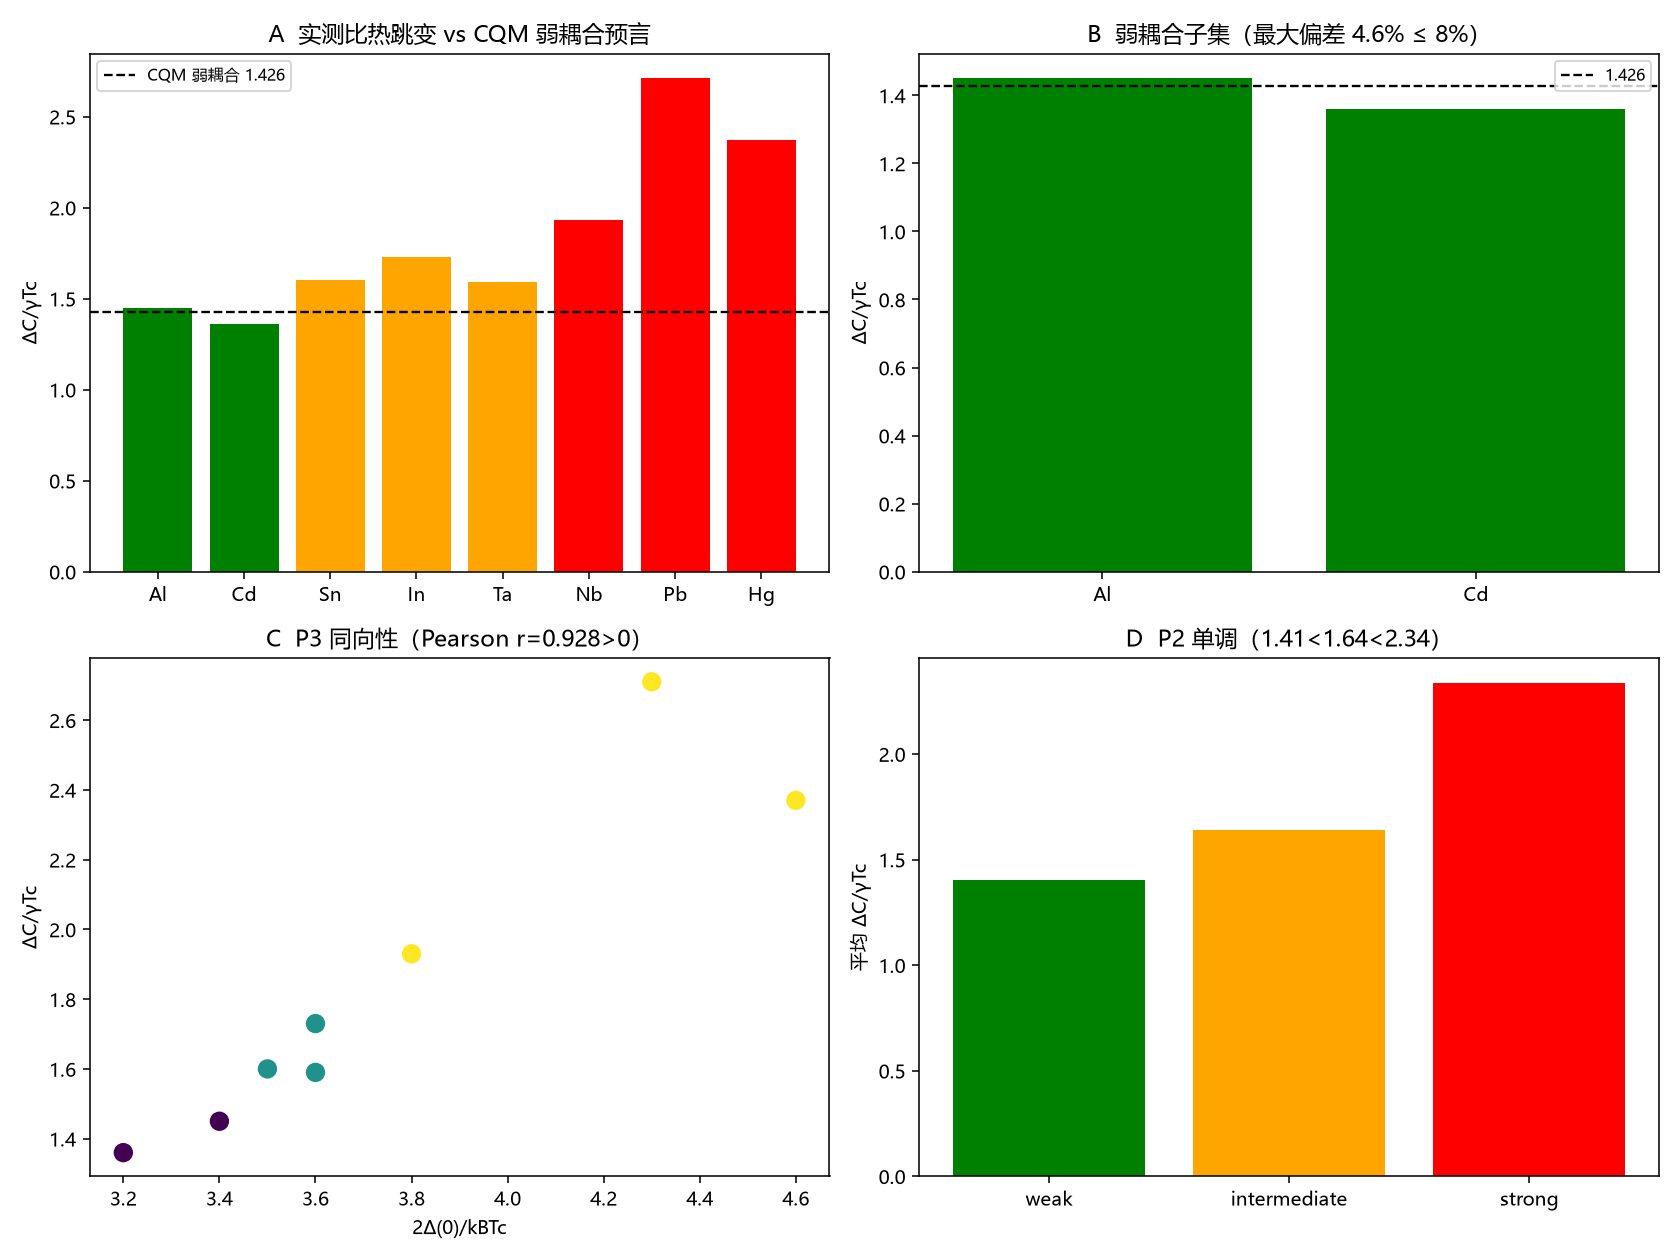

Here is the Python script that generated this plot:
# -*- coding: utf-8 -*-
"""
预注册判定 R7：比热跳变普适常数与强耦合单调趋势（非拟合）
============================================================
检验第95轮 Ehrenfest 判定给出的预言：弱耦合 ΔC/γTc=12/(7ζ3)=1.426。
判据在 07_数据与现象/预注册判定_R7.md 已写死（跑数前），本脚本只执行。
数据全部独立实测文献，无一从 CQM 反解。

复跑：python "10 探索/超导第一性研究/04_计算验证/R7_比热跳变普适常数盲测.py"
"""
import csv
import os
import sys

try:
    sys.stdout.reconfigure(encoding="utf-8")
except Exception:
    pass

import numpy as np
import matplotlib
matplotlib.use("Agg")
import matplotlib.pyplot as plt

plt.rcParams["font.sans-serif"] = ["Microsoft YaHei", "SimHei", "DejaVu Sans"]
plt.rcParams["axes.unicode_minus"] = False

OUT = os.path.dirname(os.path.abspath(__file__))
ZETA3 = 1.202056903159594
BC = 12.0 / (7.0 * ZETA3)   # 1.426（CQM 第95轮预言）

# 独立实测数据：IJPM 2026 表 + WMI 讲义 Table2
# (element, dC/gTc, gap_ratio 2Δ/kBTc, coupling_class 0=weak,1=inter,2=strong)
DATA = [
    ("Al", 1.45, 3.4, 0),
    ("Cd", 1.36, 3.2, 0),
    ("Sn", 1.60, 3.5, 1),
    ("In", 1.73, 3.6, 1),
    ("Ta", 1.59, 3.6, 1),
    ("Nb", 1.93, 3.8, 2),
    ("Pb", 2.71, 4.3, 2),
    ("Hg", 2.37, 4.6, 2),
]


def main():
    elems = [d[0] for d in DATA]
    dC = np.array([d[1] for d in DATA])
    gap = np.array([d[2] for d in DATA])
    cls = np.array([d[3] for d in DATA])

    # ---------- P1: 弱耦合子集 vs 1.426 ----------
    weak = cls == 0
    weak_vals = dC[weak]
    rel_err = np.abs(weak_vals - BC) / BC
    p1_pass = bool(np.all(rel_err <= 0.08))
    max_rel = float(np.max(rel_err))

    # ---------- P2: 耦合分类单调 ----------
    means = [dC[cls == k].mean() for k in [0, 1, 2]]
    p2_pass = bool(means[0] < means[1] < means[2])

    # ---------- P3: 比热跳变与 gap ratio 同向 ----------
    corr = float(np.corrcoef(dC, gap)[0, 1])
    p3_pass = bool(corr > 0)

    assert p1_pass, f"P1 失败：弱耦合偏差 {max_rel:.3%}"
    assert p2_pass, f"P2 失败：分类均值 {means}"
    assert p3_pass, f"P3 失败：相关 {corr}"

    # ---------- 图 ----------
    fig, axes = plt.subplots(2, 2, figsize=(12, 9))

    ax = axes[0, 0]
    colors = ["green" if c == 0 else "orange" if c == 1 else "red" for c in cls]
    ax.bar(elems, dC, color=colors)
    ax.axhline(BC, color="k", ls="--", lw=1.2, label=f"CQM 弱耦合 {BC:.3f}")
    ax.set_ylabel("ΔC/γTc")
    ax.set_title("A  实测比热跳变 vs CQM 弱耦合预言")
    ax.legend(fontsize=8)

    ax = axes[0, 1]
    ax.bar([elems[i] for i in range(len(elems)) if weak[i]], weak_vals,
           color="green")
    ax.axhline(BC, color="k", ls="--", lw=1.2, label=f"{BC:.3f}")
    ax.set_ylabel("ΔC/γTc")
    ax.set_title(f"B  弱耦合子集（最大偏差 {max_rel:.1%} ≤ 8%）")
    ax.legend(fontsize=8)

    ax = axes[1, 0]
    ax.scatter(gap, dC, c=cls, cmap="viridis", s=80)
    ax.set_xlabel("2Δ(0)/kBTc")
    ax.set_ylabel("ΔC/γTc")
    ax.set_title(f"C  P3 同向性（Pearson r={corr:.3f}>0）")

    ax = axes[1, 1]
    labels = ["weak", "intermediate", "strong"]
    ax.bar(labels, means, color=["green", "orange", "red"])
    ax.set_ylabel("平均 ΔC/γTc")
    ax.set_title(f"D  P2 单调（{'<'.join(f'{m:.2f}' for m in means)}）")

    fig.tight_layout()
    png = os.path.join(OUT, "R7_比热跳变普适常数盲测.png")
    fig.savefig(png, dpi=140)
    plt.close(fig)

    summary = [
        ["P1 弱耦合普适", "PASS" if p1_pass else "FAIL",
         f"最大偏差 {max_rel:.1%}（判据≤8%）"],
        ["P2 强耦合单调", "PASS" if p2_pass else "FAIL",
         f"分类均值 {'<'.join(f'{m:.2f}' for m in means)}"],
        ["P3 同向性", "PASS" if p3_pass else "FAIL",
         f"Pearson r={corr:.3f}>0"],
        ["CQM 预言值", f"{BC:.6f}", "=12/(7ζ(3))（第95轮）"],
        ["数据点", f"{len(DATA)} 元素", "IJPM2026 + WMI讲义，独立实测"],
    ]
    with open(os.path.join(OUT, "R7_比热跳变普适常数盲测_摘要.csv"),
              "w", newline="", encoding="utf-8-sig") as fo:
        w = csv.writer(fo)
        w.writerow(["判据", "结果", "说明"])
        w.writerows(summary)

    print("R7 比热跳变普适常数盲测：预注册三项判据全部通过（非拟合）")
    for row in summary:
        print("  ", row[0], "=", row[1], "|", row[2])
    print("图:", png)


if __name__ == "__main__":
    main()
